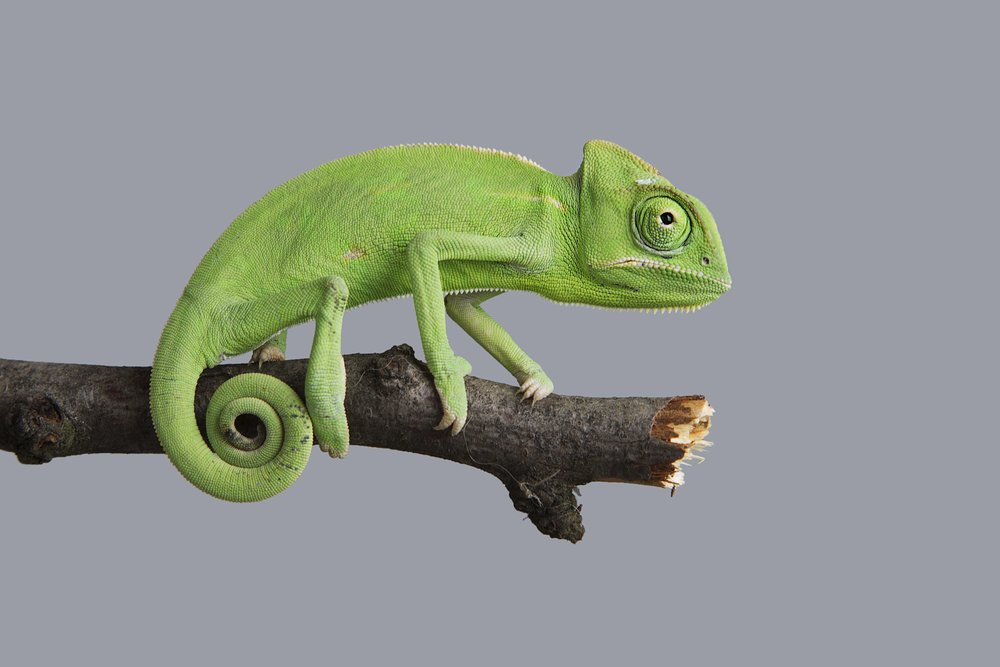
#> input picture images/chameleon/10.chameleonshutterstock309755390.jpg, 1000 x 667 px, found by its file name; its folder holds 3 pictures in this run
$ python collage.py
#> lines starting #> are read from the running program, lines starting #| are printed output that depends on the picture; pictures that were not available may be replaced by others from this repository, and a replacement may not be noted
from PIL import Image
import os
import math
import random

keywords = ['snake', 'chameleon']

pixelsperimage = 500

images = []
for keyword in keywords:
    files = os.listdir('images/' + keyword)
    images += [keyword + '/' + file for file in files]
#> pass 2 of the loop `for keyword in keywords:`:

random.shuffle(images)

N = len(images)

n = math.floor(math.sqrt(N))

collage = Image.new('RGBA', (n * pixelsperimage, n * pixelsperimage),
                    color=(255, 255, 255, 255))
#> collage: PIL image 1000x1000 RGBA; every value is 255

k = 0
for i in range(0, n * pixelsperimage, pixelsperimage):
    for j in range(0, n * pixelsperimage, pixelsperimage):

        image = Image.open('images/' + images[k]).convert('RGBA')
        image = image.resize((pixelsperimage, pixelsperimage))
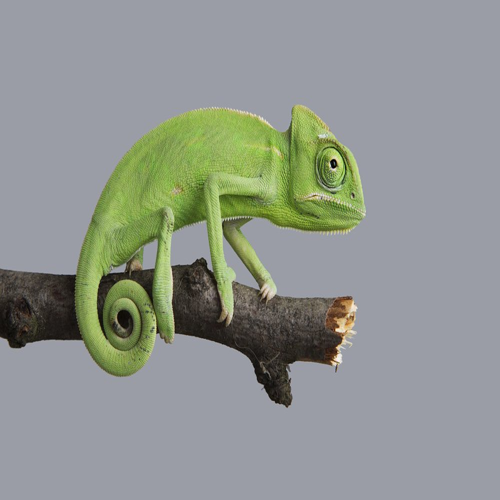
#> image: PIL image 500x500 RGBA; mean R, G, B, A 143.9, 149.4, 143.6, 255

        collage.paste(image, (i,j))
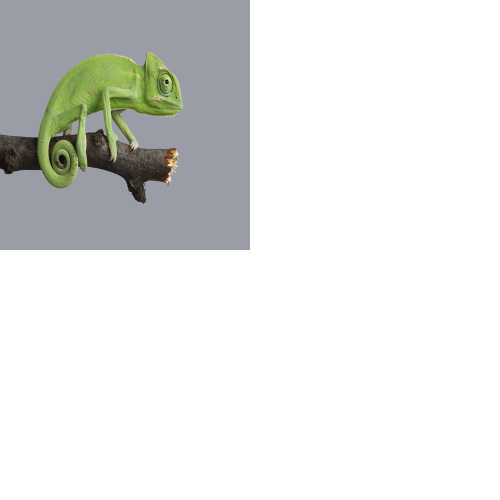
#> collage: PIL image 1000x1000 RGBA (shown at 1/2 size); mean R, G, B, A 227.2, 228.6, 227.2, 255

        k += 1
#> pass 2 of the loop `for i in range(0, n * pixelsperimage, pixelsperimage):`:
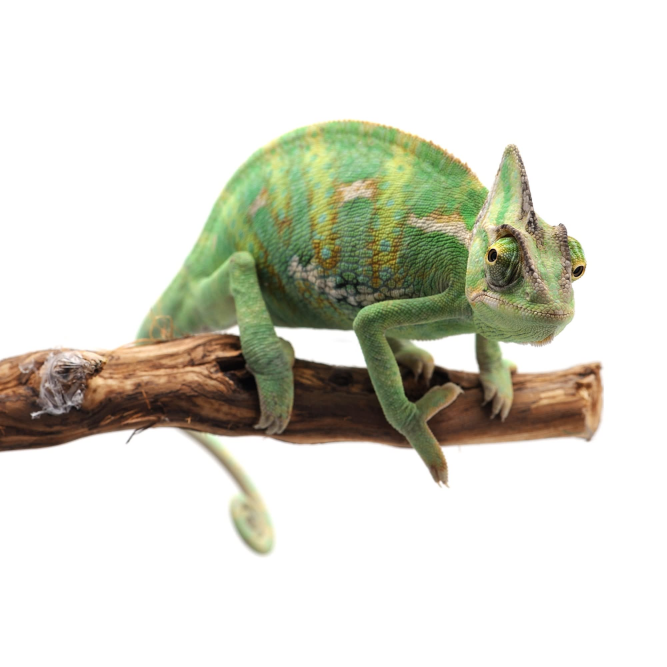
#> input picture images/chameleon/1.253537-center-1.jpg, 2000 x 2000 px, found by its file name (shown at 1/3 size)
#> `image = image.resize((pixelsperimage, pixelsperimage))`:
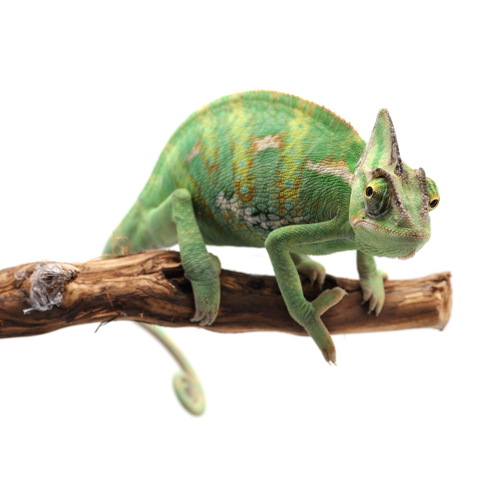
#> image: PIL image 500x500 RGBA; mean R, G, B, A 217.2, 217.2, 206.1, 255
#> `collage.paste(image, (i,j))`:
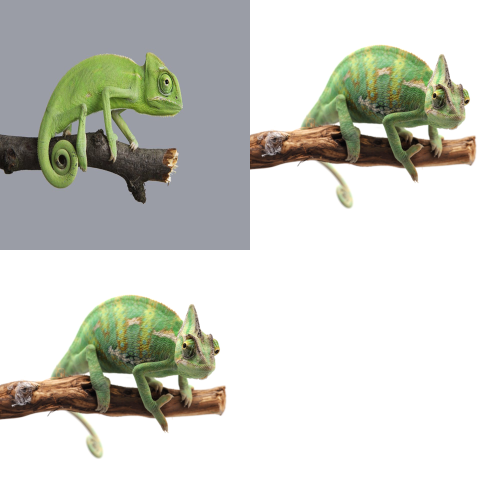
#> collage: PIL image 1000x1000 RGBA (shown at 1/2 size); mean R, G, B, A 208.3, 209.7, 202.7, 255


collage.save('collages/' + '_'.join(keywords) + '.png')
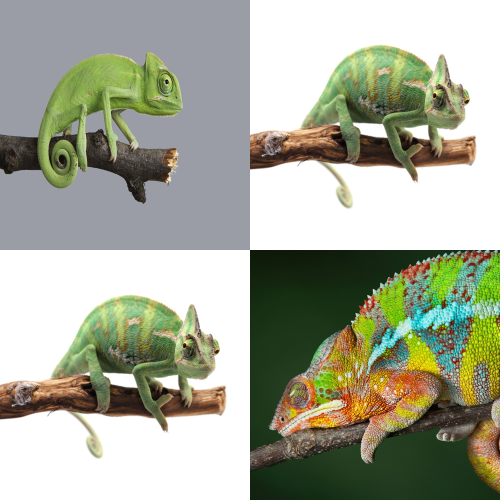
#> saved as snake_chameleon.png: PIL image 1000x1000 RGBA (shown at 1/2 size); mean R, G, B, A 166.3, 170.2, 152.3, 255
